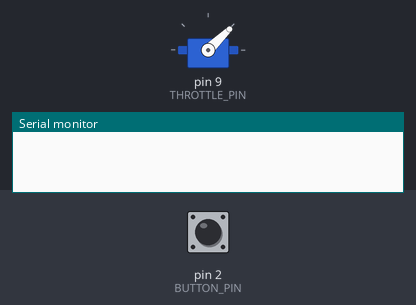
Recording of a sketch running on a simulated Arduino Uno, built with avr-gcc and run on an emulated ATmega328P. Parts: servo, the last lines printed to the serial monitor. The inputs (shaded band) are chosen by the test bench; at power-on: pin 2 (BUTTON_PIN) HIGH.

Above: at 1.2 s.
1.3 s: pin 2 (BUTTON_PIN) pulled LOW for 0.15 s
At 3.0 s:
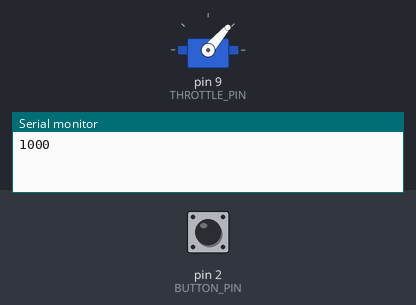
4.4 s: pin 2 (BUTTON_PIN) pulled LOW for 1 s
6.9 s: pin 2 (BUTTON_PIN) pulled LOW for 0.15 s
At 8.5 s:
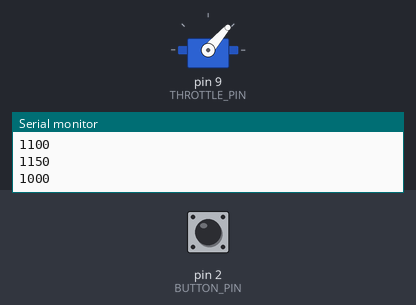
10.0 s: pin 2 (BUTTON_PIN) pulled LOW for 3.2 s
14.7 s: pin 2 (BUTTON_PIN) pulled LOW for 0.15 s
At 19.1 s:
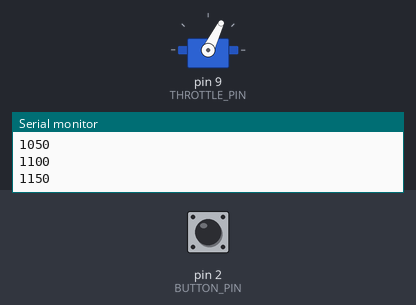
Timing chart, 0 to 33.2 s (numbered marks = the images above; inputs shaded):
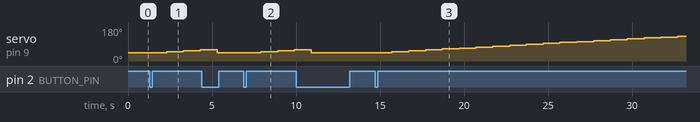

The sketch:

Auto_PWM_with_Switch.ino
```cpp
#include <Servo.h>

#define THROTTLE_PIN 9      // Pin connected to the throttle signal input
#define BUTTON_PIN 2        // Pin connected to the button for start/stop

Servo throttle;
volatile bool throttleActive = false;

void setup() {
  Serial.begin(9600); // Initialize serial communication

  throttle.attach(THROTTLE_PIN);

  pinMode(BUTTON_PIN, INPUT_PULLUP);
  attachInterrupt(digitalPinToInterrupt(BUTTON_PIN), toggleThrottle, FALLING);
}

void loop()
{
  for (int pwmValue = 1000; pwmValue <= 2000; pwmValue += 50)
  {
    if (throttleActive)
    {
      setThrottle(pwmValue);
    }
    else
    {
      setThrottle(1000);
      break;
    }
    delay(1000);  // Delay for 1 second before changing throttle
    Serial.println(pwmValue); // Print PWM value to serial monitor
  }
}

void setThrottle(int pwmValue) {
  throttle.writeMicroseconds(pwmValue);
}

void toggleThrottle() {
  throttleActive = !throttleActive;
}
```

Measured:
- after the input at 1.3 s, servo on pin 9 (THROTTLE_PIN): 44° → 49° after 1.0 s, → 54° 1.0 s later, → 59° 1.0 s later
- after the input at 6.9 s, servo on pin 9 (THROTTLE_PIN): 44° → 49° after 1.0 s, → 54° 1.0 s later, → 59° 1.0 s later
- after the input at 14.7 s, servo on pin 9 (THROTTLE_PIN): moves from 44° to 132° over 17.0 s, starting after 1.0 s
